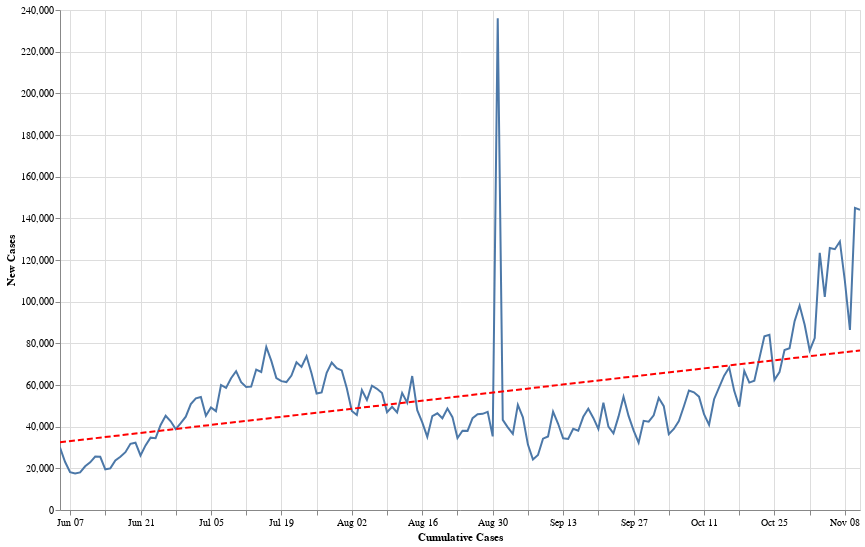

Here is the notebook cell this chart was saved with:
### Code cell
data = country_level
state = alt.Chart(data[data['Country'] == 'US'].sort_values('Date').tail(160)).mark_line().encode(
    alt.X('Date:T', axis=alt.Axis(title='Cumulative Cases')),
    alt.Y('Confirmed_New:Q', axis=alt.Axis(title='New Cases'))
)
reg = state.transform_regression("Date", "Confirmed_New", method="linear").mark_line(color='red', strokeDash=[6,3])
(state+reg).properties(width=800, height=500).interactive()

### Figure 1 — Vega-Lite specification as saved in the notebook (floating-point values rounded to 4 significant figures; data arrays with more than 128 entries replaced by an {"elided": "..."} marker saying what was removed)
{"config": {"view": {"continuousWidth": 400, "continuousHeight": 300}}, "layer": [{"mark": "line", "encoding": {"x": {"type": "temporal", "axis": {"title": "Cumulative Cases"}, "field": "Date"}, "y": {"type": "quantitative", "axis": {"title": "New Cases"}, "field": "Confirmed_New"}}, "selection": {"selector002": {"type": "interval", "bind": "scales", "encodings": ["x", "y"]}}}, {"mark": {"type": "line", "color": "red", "strokeDash": [6, 3]}, "encoding": {"x": {"type": "temporal", "axis": {"title": "Cumulative Cases"}, "field": "Date"}, "y": {"type": "quantitative", "axis": {"title": "New Cases"}, "field": "Confirmed_New"}}, "transform": [{"on": "Date", "regression": "Confirmed_New", "method": "linear"}]}], "data": {"name": "data-2985e96fd916510e39be5652e7bb8404"}, "height": 500, "width": 800, "$schema": "https://vega.github.io/schema/vega-lite/v4.8.1.json", "datasets": {"data-2985e96fd916510e39be5652e7bb8404": {"elided": "160 records"}}}
